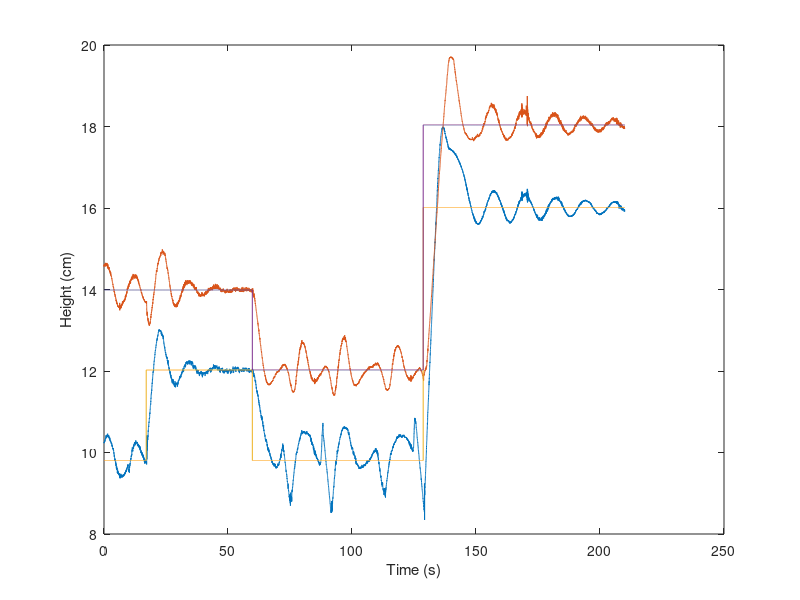
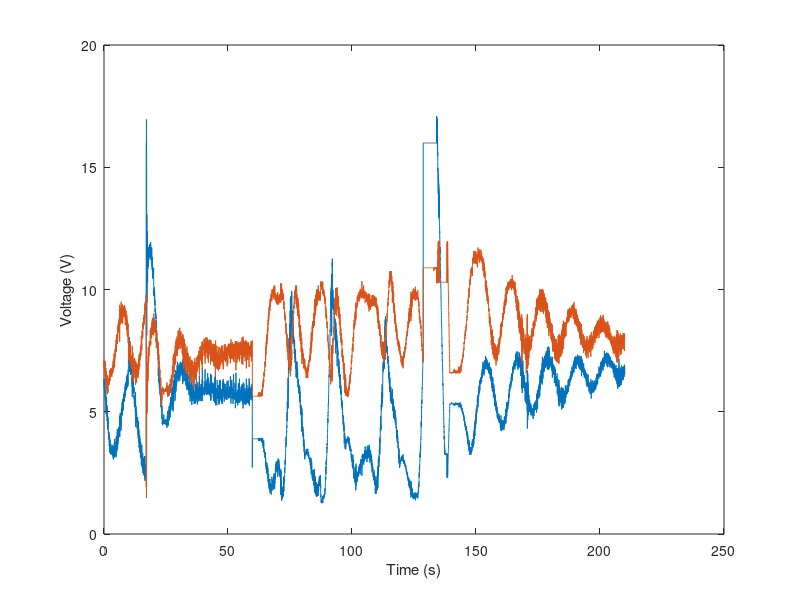

MATLAB code to generate these figures, in order:
%% PID plotter


Array = csvread('PID_May28.csv');
Time_s = Array(:, 1) * 0.001;
Tank_1_Height = Array(:, 2) * 6.536;
Tank_2_Height = Array(:, 3) * 6.536;
Tank_1_Setpoint = Array(:, 6) * 6.536;
Tank_2_Setpoint = Array(:, 7) * 6.536;
figure(3)
plot(Time_s, Tank_1_Height, Time_s, Tank_2_Height, Time_s, Tank_1_Setpoint, Time_s, Tank_2_Setpoint)
xlabel("Time (s)");
ylabel("Height (cm)");

figure(4)
Motor_1_Input = Array(:, 4);
Motor_2_Input = Array(:, 5);
plot(Time_s, Motor_1_Input, Time_s, Motor_2_Input)
xlabel("Time (s)");
ylabel("Voltage (V)");